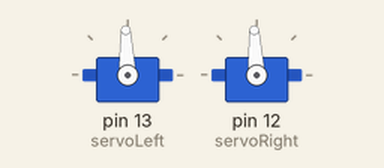
The sketch below on a simulated Arduino Uno, built with avr-gcc and run on an emulated ATmega328P. Shown: 2 × servo.

Above: at 2.3 s.
Timing chart, 0 to 3.8 s (numbered marks = the images above):
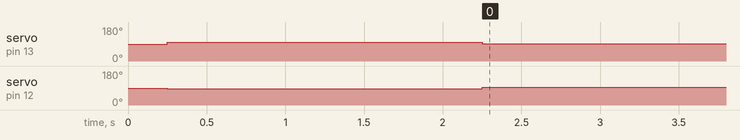

Measured:
- by itself, servo on pin 13 (servoLeft): 90° → 98° at 0.25 s, → 92° 2.0 s later
- by itself, servo on pin 12 (servoRight): 90° → 86° at 0.25 s, → 93° 2.0 s later

The sketch:

Testing.ino
```cpp
#include <Servo.h>                    // Include servo library

Servo servoLeft;                      // Declare left and right servos
Servo servoRight;
bool left, centre, right;
bool farLeft, farRight;

// servo values:
// 1500 = stop
// 1700 = max counter clockwise
// 1300 = max clockwise

// accurate speeds with calibration
// left = 1555
// right = 1430

// max speeds with caliubration
// left = 1600
// right = 1300

void setup() {

  servoLeft.attach(13);
  servoRight.attach(12);
	Serial.begin(9600);   //setup serial at given baud rate

  delay(250);
  servoLeft.writeMicroseconds(1555); //max accurate speed with calibration
  servoRight.writeMicroseconds(1430); //max accurate speed with calibration
  delay(2000);
  servoLeft.writeMicroseconds(1490);
  servoRight.writeMicroseconds(1500);
}

void loop() {
  // put your main code here, to run repeatedly:

}
```
